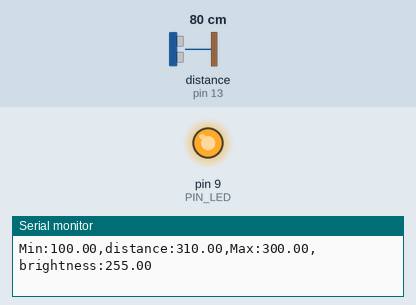
A sketch run on a simulated Arduino Uno, built with avr-gcc and run on an emulated ATmega328P. Parts: output pins drawn as LEDs (lit = HIGH), the last lines printed to the serial monitor. Wiring (inferred from the names in the program): ultrasonic range finder: trigger pin 12; echo pin 13. Dashed ring = blinking. Inputs (shaded band) come from the test bench; at power-on: distance to the obstacle (sensor on pin 13) 80 cm. The echo pulse lasts 58.3 µs per cm; pins used as bus, display or sensor lines are not drawn.

Above: at 1.2 s.
1.3 s: distance to the obstacle (sensor on pin 13) set to 18 cm
At 1.68 s:
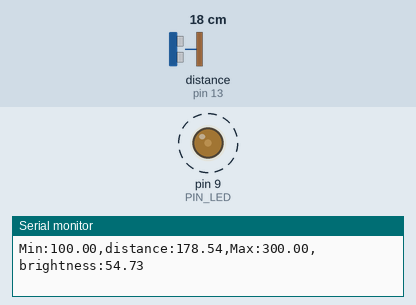
4.3 s: distance to the obstacle (sensor on pin 13) set to 2 cm
Timing chart, 0 to 7.3 s (numbered marks = the images above; inputs shaded):
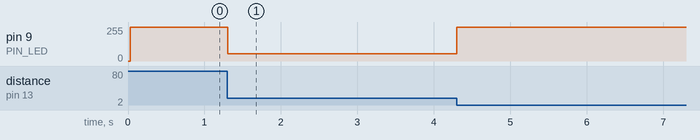

The sketch:

08_example_2.ino
```cpp
// Arduino pin assignment
#define PIN_LED  9
#define PIN_TRIG 12   // sonar sensor TRIGGER
#define PIN_ECHO 13   // sonar sensor ECHO

// configurable parameters
#define SND_VEL 346.0     // sound velocity at 24 celsius degree (unit: m/sec)
#define INTERVAL 25      // sampling interval (unit: msec)
#define PULSE_DURATION 10 // ultra-sound Pulse Duration (unit: usec)
#define _DIST_MIN 100.0   // minimum distance to be measured (unit: mm)
#define _DIST_MAX 300.0   // maximum distance to be measured (unit: mm)

#define TIMEOUT ((INTERVAL / 2) * 1000.0) // maximum echo waiting time (unit: usec)
#define SCALE (0.001 * 0.5 * SND_VEL) // coefficent to convert duration to distance

unsigned long last_sampling_time;   // unit: msec

void setup() {
  // initialize GPIO pins
  pinMode(PIN_LED, OUTPUT);
  pinMode(PIN_TRIG, OUTPUT);  // sonar TRIGGER
  pinMode(PIN_ECHO, INPUT);   // sonar ECHO
  digitalWrite(PIN_TRIG, LOW);  // turn-off Sonar

  // initialize serial port
  Serial.begin(115200);
}

void loop() {
  float distance, brightness;

  // wait until next sampling time. // polling
  // millis() returns the number of milliseconds since the program started.
  //    will overflow after 50 days.
  if (millis() < (last_sampling_time + INTERVAL))
    return;

  distance = USS_measure(PIN_TRIG, PIN_ECHO); // read distance

  if ((distance == 0.0) || (distance > _DIST_MAX)) {
      distance = _DIST_MAX + 10.0;    // Set Higher Value
      brightness = 255;       // LED OFF
  } else if (distance < _DIST_MIN) {
      distance = _DIST_MIN - 10.0;    // Set Lower Value
      brightness = 255;       // LED OFF
  } else {    // In desired Range
    if (distance >= 100 && distance <= 200) {
      brightness = -2.55 * (distance - 100) + 255;
    }else if(distance > 200 && distance <= 300){
      brightness = 2.55 * (distance - 200);
    }
  }
  analogWrite(PIN_LED, brightness);

  // output the distance to the serial port
  Serial.print("Min:");        Serial.print(_DIST_MIN);
  Serial.print(",distance:");  Serial.print(distance);
  Serial.print(",Max:");       Serial.print(_DIST_MAX);
  Serial.print(",brightness:");Serial.print(brightness);
  Serial.println("");
//
//  // do something here
//  delay(50); // Assume that it takes 50ms to do something.

  // update last sampling time
  last_sampling_time += INTERVAL;
}

// get a distance reading from USS. return value is in millimeter.
float USS_measure(int TRIG, int ECHO)
{
  digitalWrite(TRIG, HIGH);
  delayMicroseconds(PULSE_DURATION);
  digitalWrite(TRIG, LOW);

  return pulseIn(ECHO, HIGH, TIMEOUT) * SCALE; // unit: mm

  // Pulse duration to distance conversion example (target distance = 17.3m)
  // - pulseIn(ECHO, HIGH, timeout) returns microseconds (음파의 왕복 시간)
  // - 편도 거리 = (pulseIn() / 1,000,000) * SND_VEL / 2 (미터 단위)
  //   mm 단위로 하려면 * 1,000이 필요 ==>  SCALE = 0.001 * 0.5 * SND_VEL
  //
  // - 예, pusseIn()이 100,000 이면 (= 0.1초, 왕복 거리 34.6m)
  //        = 100,000 micro*sec * 0.001 milli/micro * 0.5 * 346 meter/sec
  //        = 100,000 * 0.001 * 0.5 * 346
  //        = 17,300 mm  ==> 17.3m
}
```

Measured:
- after the input at 1.3 s, pin 9 (PIN_LED): alternates 55/255 for 0.02 s and 54/255 for 0.03 s, starting at once
